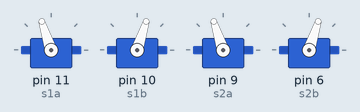
This sketch was run on a simulated Arduino Uno, built with avr-gcc and run on an emulated ATmega328P. Shown: 4 × servo. What the sketch prints to the serial monitor is not drawn.

Above: at 0.05 s.
At 0.6 s:
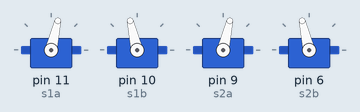
At 1.15 s:
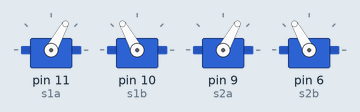
At 2.25 s:
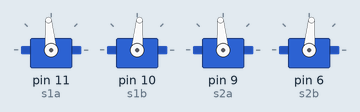
At 3.5 s:
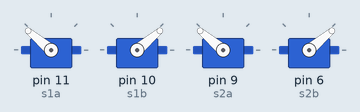
At 4.8 s:
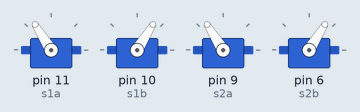
Timing chart, 0 to 6.5 s (numbered marks = the images above):
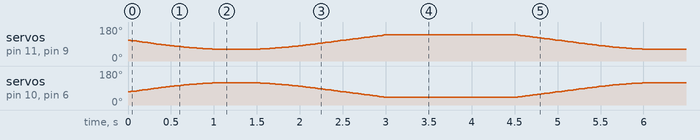

The sketch:

llv-r1-m4-control.ino
```cpp
#include <Servo.h>
#include <math.h>
Servo s1a;
Servo s1b;
Servo s2a;
Servo s2b;
void setup() {
  Serial.begin(115200);
  // put your setup code here, to run once:
  s1a.attach(11);
  s1b.attach(10);
  s2a.attach(9);
  s2b.attach(6);
}


int theMax = 140;
int theMin = 40;
void doSet(int val){
  int ss1 = 90 - val;
  int ss2 = 90 + val;
  if(ss1 > theMax) ss1 = theMax;
  if(ss1 < theMin) ss1 = theMin;
  if(ss2 > theMax) ss2 = theMax;
  if(ss2 < theMin) ss2 = theMin;

  s1a.write(ss1);
  s1b.write(ss2);
  s2a.write(ss1);
  s2b.write(ss2);
  return;
}


double f = 12.0/60.0;
double dtheta = 50.0; //40.0;
//unsigned long t = 0;
int T = 10;
void loop() {
  // put your main code here, to run repeatedly:
  unsigned long t = millis();
  double td = t/1000.0;
  double val = sin(2.0*3.14159*td*f)*dtheta;
  int vali = (int)val-20;// + 20;
  doSet(vali);
  Serial.print(vali);
  Serial.print(',');
  Serial.println(val);
  t = t+T;
  delay(T);
}
```
